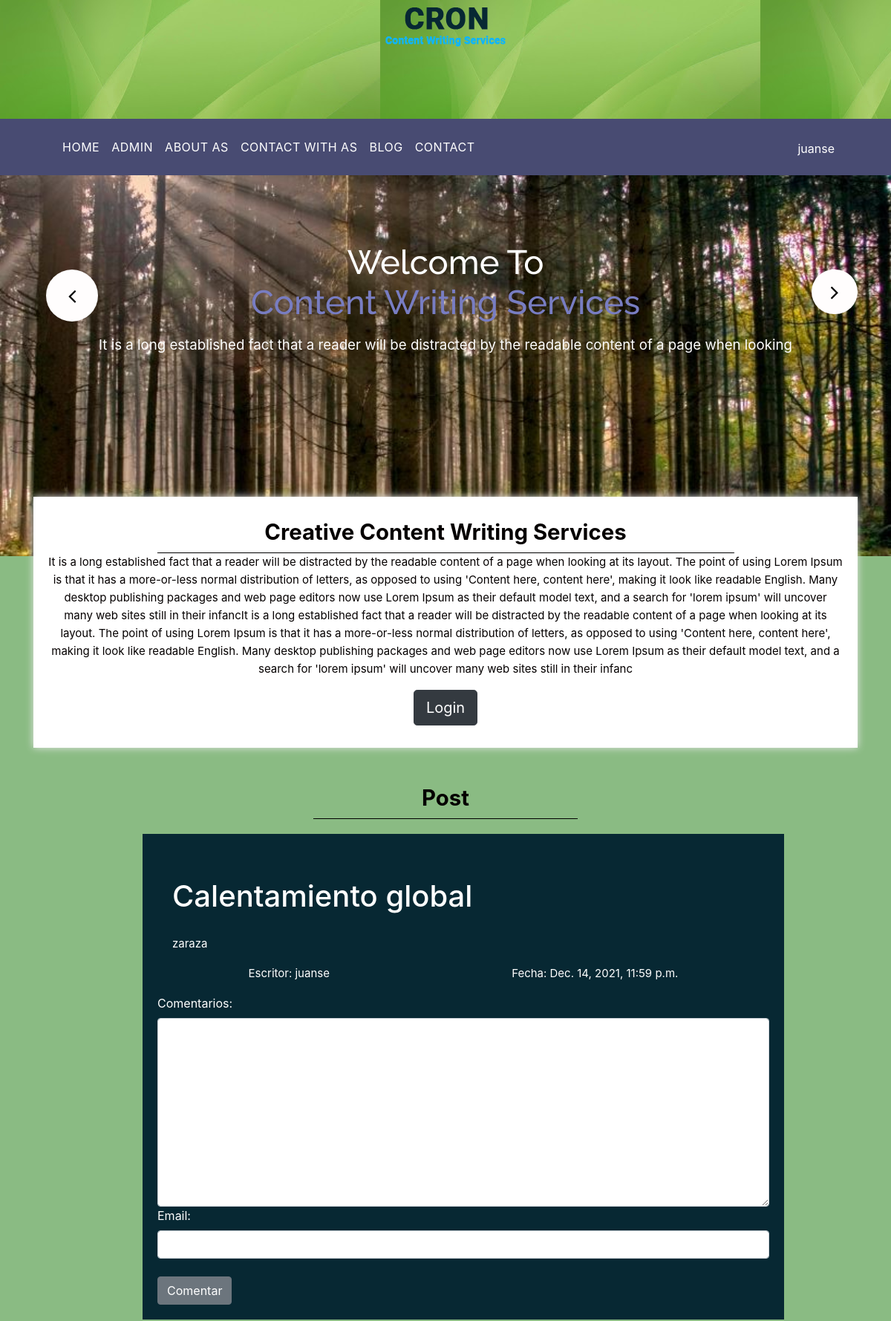
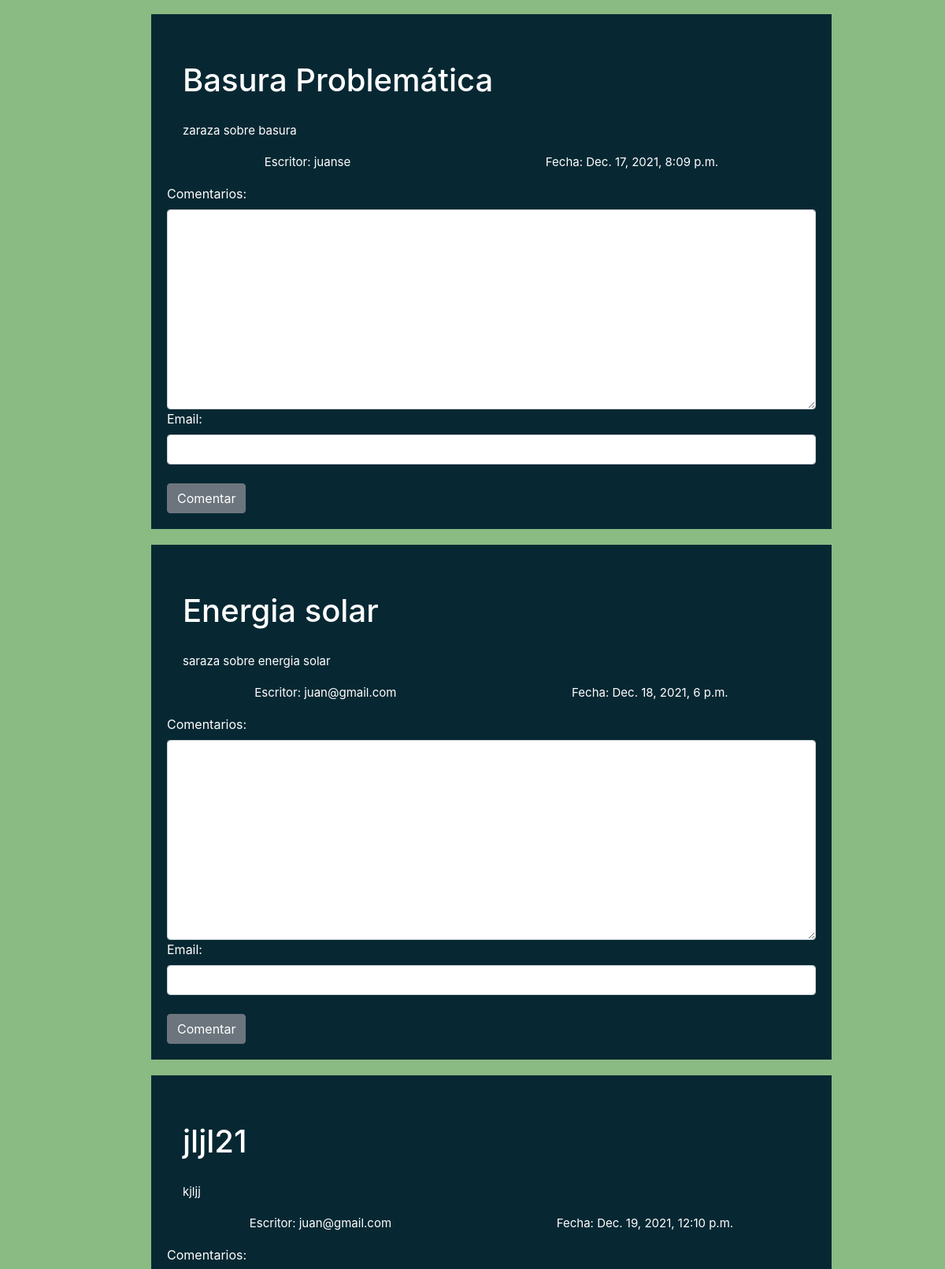
Screenshot of / (signed in, upper part) with the database file from the repository (2 pictures, top to bottom).
### post/models.py (models this page shows, shortened)
class Post(models.Model):
    title = models.CharField(max_length=50)
    content = models.CharField(max_length=500)
    created = models.DateTimeField(default=timezone.now)
    active = models.BooleanField(default=True)
    category_id = models.ForeignKey(Category, on_delete=models.CASCADE)
    user_id = models.ForeignKey(User, on_delete=models.CASCADE)

### post/views.py (the view)
# urls.py: path('', postViews.allPost, name='home'),
def allPost(request):
    result = Post.objects.all()
    context = {
        'data':result
    }
    print(type(request.user.id))
    if request.user.id is None:
        context['form'] = CommentForm()
    else:
        context['form'] = CommentForm(instance=request.user)
    return render(request, 'home.html', context)

### comments/forms.py
class CommentForm(forms.ModelForm):
    class Meta:
        model = Comments
        fields = ['comment', 'email','post_id']
        widgets ={
            'comment':widgets.Textarea(attrs={'class':'form-control', 'width':'40px'}),
            'email':widgets.EmailInput(attrs={'class':'form-control', 'requerid':True}),
            'post_id':widgets.HiddenInput()
        }
        labels = {
            'comment': _('Comentarios'),
        }

### templates/home.html (shortened to what this page needs)
{% extends 'base.html' %}
{% load static %}
{% block content %}
<div class="banner-main">
    <div class="container">
        <div id="main_slider" class="carousel slide" data-ride="carousel">
            <div class="carousel-inner">
                <div class="carousel-item active">
                    <div class="titlepage-h1">
                        <h1 class="bnner_title">Welcome To<br>
                            <span style="color: #787dc2">Content Writing Services</span>
                        </h1>
                        <p class="long_text">It is a long established fact that a reader will be distracted by the
                            readable content of a page when looking </p>
                    </div>
                </div>
            </div>
            <a class="carousel-control-prev" href="#main_slider" role="button" data-slide="prev">
                <i class="fa fa-angle-left"></i>
            </a>
            <a class="carousel-control-next" href="#main_slider" role="button" data-slide="prev">
                <i class="fa fa-angle-right"></i>
            </a>
        </div>
    </div>
</div>
<div class="services_main">
    <div class="container">
        <div class="creative_taital">
            <h1 class="creative_text">Creative Content Writing Services</h1>
            <p style="color: #050000; text-align: center;">It is a long established fact that a reader will be
                distracted by the readable content of a page when looking at its layout. The point of using Lorem Ipsum
                is that it has a more-or-less normal distribution of letters, as opposed to using 'Content here, content
                here', making it look like readable English. Many desktop publishing packages and web page editors now
                use Lorem Ipsum as their default model text, and a search for 'lorem ipsum' will uncover many web sites
                still in their infancIt is a long established fact that a reader will be distracted by the readable
                content of a page when looking at its layout. The point of using Lorem Ipsum is that it has a
                more-or-less normal distribution of letters, as opposed to using 'Content here, content here', making it
                look like readable English. Many desktop publishing packages and web page editors now use Lorem Ipsum as
                their default model text, and a search for 'lorem ipsum' will uncover many web sites still in their
                infanc</p>
            <div class="btn_main">
                <a type="button" href="{% url 'login' %}" class="btn btn-dark btn-lg">Login</a>
            </div>
        </div>
        <div class="section_service_2">
            <h1 class="service_text">Post</h1>
        </div>
        <div class="service_main">
            <div class="row d-flex justify-content-center">
                <div class="card-content">
                    {% for i in data %}
                    <div class="written_text ml-5">
                        <h1 class="written_text">{{i.title}}</h1>
                        <p>{{i.content}}</p>
                        <div class="seccion1-container">
                            <p>Escritor: {{i.user_id}}</p>
                            <p>Fecha: {{i.created}}</p>
                        </div>
                        <div class="d-flex flex-column">
                            <form action="{% url 'saveComment' %}" method="POST">{% csrf_token %}
                                {{form}}
                                <button type="submit" class="btn btn-secondary mt-4">Comentar</button>
                            </form>
                        </div>
                    </div>
                    {% endfor %}
                </div>
            </div>
        </div>
    </div>
</div>
{% endblock content %}

### templates/base.html (shortened to what this page needs)
{% load static %}
<!DOCTYPE html>
<html lang="en">
<head>
    <link rel="stylesheet" type="text/css" href="{% static 'css/style.css' %}">
    <link rel="stylesheet" type="text/css" href="{% static 'css/bootstrap.min.css' %}">
    <link rel="stylesheet" href="{% static 'css/responsive.css' %}">
    <link rel="stylesheet" href="{% static 'css/jquery.mCustomScrollbar.min.css' %}">
    <link rel="stylesheet" href="https://netdna.bootstrapcdn.com/font-awesome/4.0.3/css/font-awesome.css">
    <link rel="stylesheet" href="{% static 'css/owl.carousel.min.css' %}">
    <link rel="stylesheet" href="{% static 'css/owl.theme.default.min.css' %}">
    <link rel="stylesheet" href="https://cdnjs.cloudflare.com/ajax/libs/fancybox/2.1.5/jquery.fancybox.min.css"
        media="screen">
</head>
<body>
    <div class="header_main">
            <div class="logo"><a href="{% url 'home' %}"><img src='{% static "images/logo.png" %}'></a></div>
    </div>
    <div class="header" >
        <div class="container">
            <div class="col-sm-12">
                <div class="menu-area">
                    <nav class="navbar navbar-expand-lg ">
                        <div class="collapse navbar-collapse" id="navbarSupportedContent">
                            <ul class="navbar-nav mr-auto">
                                <li class="nav-item active">
                                    <a class="nav-link" href="{% url 'home' %}">HOME<span class="sr-only">(current)</span></a>
                                </li>
                                {% if user.is_authenticated %}
                                <li class="nav-item">
                                    <a class="nav-link" href="{% url '_admin2' %}">ADMIN</a>
                                </li>
                                {% endif %}
                                <li class="nav-item">
                                    <a class="nav-link" href="about.html">ABOUT AS</a>
                                </li>
                                <li class="nav-item">
                                    <a class="nav-link" href="service.html">CONTACT WITH AS</a>
                                </li>
                                <li class="#" href="#">
                                    <a class="nav-link" href="blog.html">BLOG</a>
                                </li>
                                <li class="nav-item" href="#">
                                    <a class="nav-link" href="">CONTACT</a>
                                </li>
                                <li class="last">
                                    <a class="white" href="{% url 'logout' %}">{{user.username}}</a>
                                </li>
                            </ul>
                        </div>
                    </nav>
                </div>
            </div>
        </div>
    </div>
    {% block content %}
    {% endblock %}
</body>
</html>

### static/css/style.css (style rules this page uses)
* { box-sizing: border-box !important; transition: ease all 0.5s; }
html { scroll-behavior: smooth; }
body { color: #666666; font-size: 14px; font-family: 'Raleway', sans-serif;; line-height: 1.80857; font-weight: normal; overflow-x: hidden; }
a { color: #1f1f1f; text-decoration: none !important; outline: none !important; -webkit-transition: all .3s ease-in-out; -moz-transition: all .3s ease-in-out; -ms-transition: all .3s ease-in-out; -o-transition: all .3s ease-in-out; transition: all .3s ease-in-out; }
h1, h2, h3, h4, h5, h6 { letter-spacing: 0; font-weight: normal; position: relative; padding: 0 0 10px 0; font-weight: normal; line-height: normal; color: #111111; margin: 0 }
h1 { font-size: 24px }
*, *::after, *::before { -webkit-box-sizing: border-box; -moz-box-sizing: border-box; box-sizing: border-box; }
ul, li, ol { margin: 0px; padding: 0px; list-style: none; }
p { margin: 20px; font-weight: 400; font-size: 15px; line-height: 24px; }
a { color: #ffffff; text-decoration: none; outline: none !important; }
.last { padding-top: 10px; padding-left: 40px; }
.titlepage-h1 { width: 100%; float: left; margin: 0 auto; text-align: center; }
.bnner_title { font-size: 46pt; color: #ffffff; padding-top: 70px; font-family: 'Raleway', sans-serif;; }
.long_text { font-size: 14pt; color: #ffffff; padding-bottom: 30px; }
.btn_main { width: 40%; display: block; margin: 0 auto; text-align: center; }
.navbar-expand-lg .navbar-nav .nav-link { padding-right: 60px; padding-left: 0; color: #fff; font-size: 16px; letter-spacing: 0.5px; }
.navbar-nav.mr-auto { width: 100%; margin: 0; display: block; }
.navbar-nav.mr-auto li { float: left; }
.navbar-nav.mr-auto li.last { float: right; }
.creative_taital { width: 100%; float: left; background-color: #ffffff; height: auto; padding-bottom: 30px; padding-top: 30px; box-shadow: 0px 0px 10px 0px; color: #e7e7e7; margin-top: -110px; margin-bottom: 50px; }
.creative_text { color: #050000; font-size: 22pt; text-align: center; border-bottom: 1px solid #000; width: 46%; margin: 0 auto; text-align: center; font-weight: bold; }
.section_service_2 { width: 100%; float: left; }
.service_text { color: #050000; font-size: 22pt; text-align: center; border-bottom: 1px solid #000; width: 22%; margin: 0 auto; font-weight: bold; }
.written_text { width: 100%; float: left; color: #ffffff; margin-top: 20px; }
.form-control { display: block; width: 100%; padding: .375rem .75rem; font-size: 1rem; line-height: 1.5; color: #495057; background-color: #072833; background-clip: padding-box; border: 1px solid #072833; border-radius: 0px; border: 0px; }
#main_slider a.carousel-control-prev { position: absolute; left: 82px; bottom: 10px; top: inherit; }
#main_slider a.carousel-control-prev { position: absolute; top: 40% !important; left: 17px !important; width: 70px; height: 70px; border-radius: 35px; }
#main_slider .carousel-control-prev, #main_slider .carousel-control-next { width: 62px; height: 60px; background: #fffdfd; opacity: 1; font-size: 30px; color: #000; }
#main_slider .carousel-control-prev, #main_slider .carousel-control-next { width: 62px; height: 60px; background: #fffdfd; opacity: 1; font-size: 30px; color: #000; border-radius: 35px; top: 40% !important; }

### static/css/responsive.css (style rules this page uses)
.banner-main { padding-bottom: 120px; }
.creative_text { width: 70%; }
.service_text { width: 32%; }
.bnner_title { font-size: 34pt; }

### rows the page displays
Post: title "Calentamiento global", content "zaraza", user_id "juanse", created "Dec. 14, 2021, 11:59 p.m."
Post: title "Basura Problemática", content "zaraza sobre basura", user_id "juanse", created "Dec. 17, 2021, 8:09 p.m."
Post: title "Energia solar", content "saraza sobre energia solar", user_id "juan@gmail.com", created "Dec. 18, 2021, 6 p.m."
Post: title "jljl21", content "kjljj", user_id "juan@gmail.com", created "Dec. 19, 2021, 12:10 p.m."

### other values shown
{{ user.username }} "juanse"
